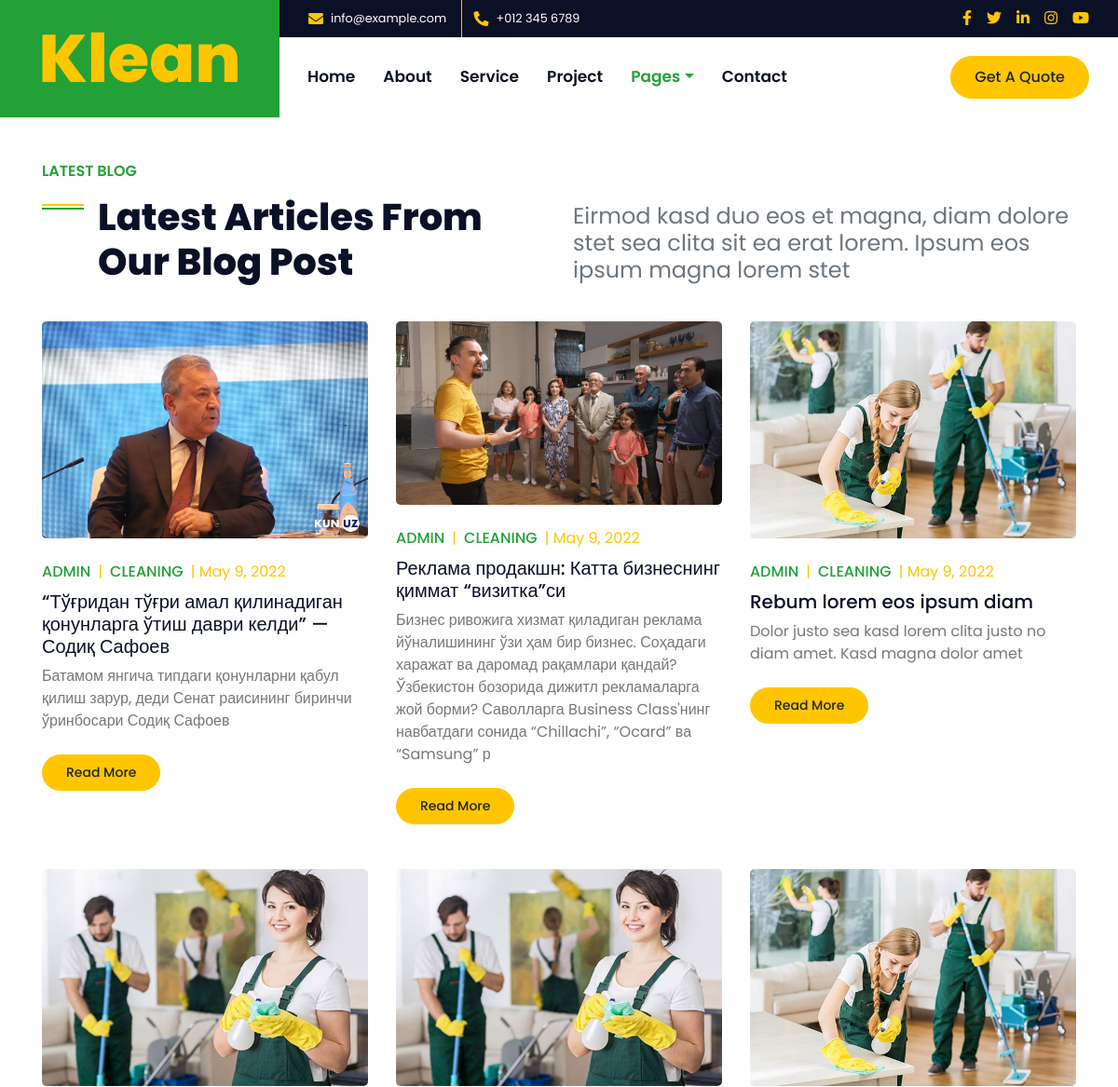
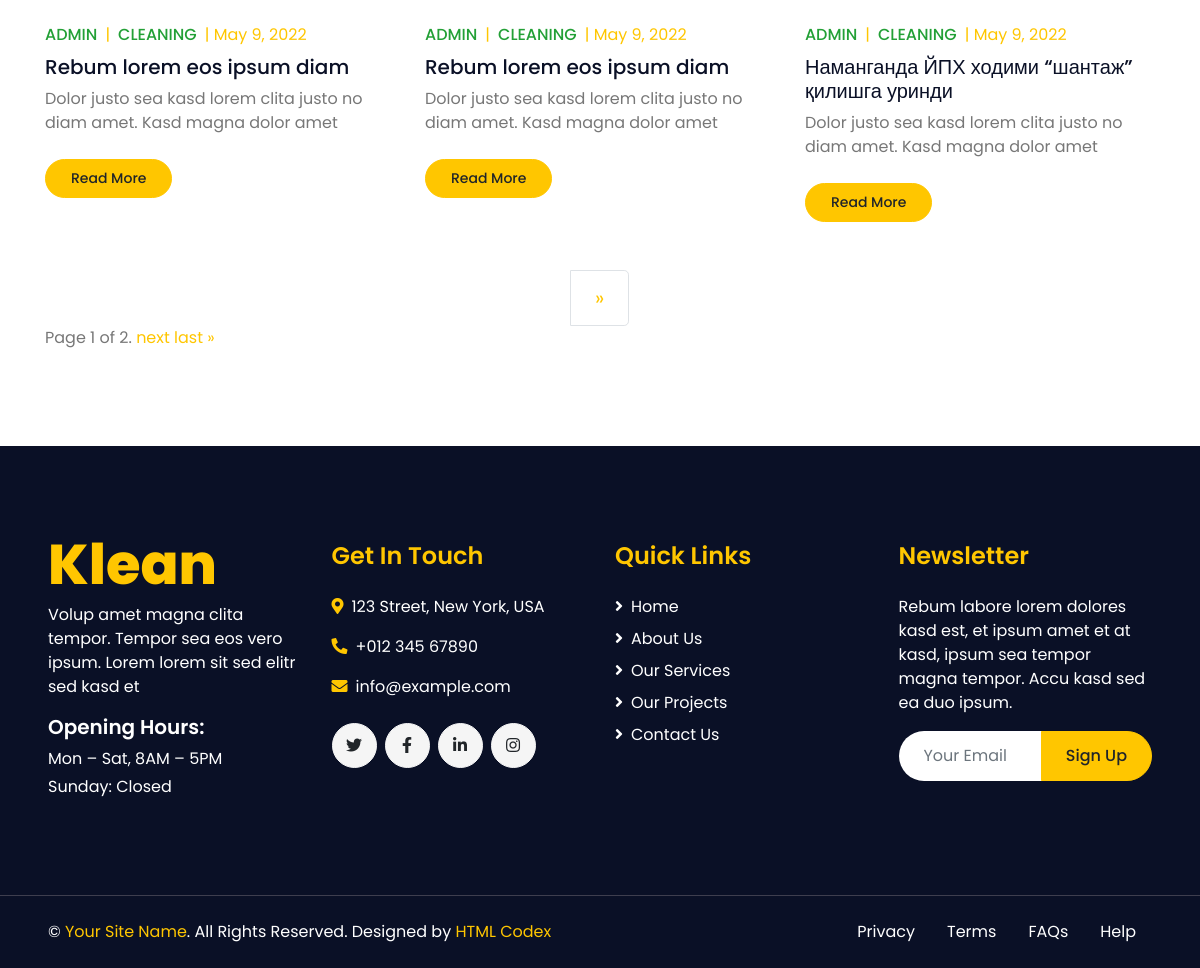
Screenshot of /blog/ with the database file from the repository (2 pictures, top to bottom).
### postapp/models.py (models this page shows, shortened)
class Post(models.Model):
    cat_id = models.ForeignKey(Categorya, on_delete=models.SET_NULL, null=True)
    theme = models.CharField(max_length=100, null=True)
    shortText = models.CharField(max_length=255, null=True)
    text = models.TextField(null=True)
    img = models.ImageField(null=True)
    date = models.DateField(null=True)
    view_count = models.IntegerField(default=0, null=True)
    @property
    def get_image(self):
        try:
            return self.img.url
        except:
            return ''

### postapp/views.py (the view)
# urls.py: 2. Add a URL to urlpatterns:  path('blog/', include('blog.urls'))
def blog(req):
    posts = Post.objects.all()
    paginator = Paginator(posts, 6)  # Show 25 contacts per page.
    page_number = req.GET.get('page')
    page_obj = paginator.get_page(page_number)
    return render(req, 'blog.html',
                  context={
                      'posts':page_obj
                  }
                  )

### template/blog.html (shortened to what this page needs)
{% extends 'base.html' %}
{% load static %}
{% block content %}
    <div class="container-fluid py-5">
        <div class="container">
            <div class="row align-items-end mb-4">
                <div class="col-lg-6">
                    <h6 class="text-secondary font-weight-semi-bold text-uppercase mb-3">Latest Blog</h6>
                    <h1 class="section-title mb-3">Latest Articles From Our Blog Post</h1>
                </div>
                <div class="col-lg-6">
                    <h4 class="font-weight-normal text-muted mb-3">Eirmod kasd duo eos et magna, diam dolore stet sea clita sit ea erat lorem. Ipsum eos ipsum magna lorem stet</h4>
                </div>
            </div>
            <div class="row">
                {% for post in posts %}
                <div class="col-lg-4 col-md-6 mb-5">
                    <div class="position-relative mb-4">
                        <img class="img-fluid rounded w-100" src="{{ post.get_image }}" alt="{{ post.theme }}">
                    </div>
                    <div class="d-flex mb-2">
                        <a class="text-secondary text-uppercase font-weight-medium" href="">Admin</a>
                        <span class="text-primary px-2">|</span>
                        <a class="text-secondary text-uppercase font-weight-medium" href="">Cleaning</a>
                         <span class="text-primary px-2">| {{ post.date }}</span>
                    </div>
                    <h5 class="font-weight-medium mb-2">{{ post.theme }}</h5>
                    <p class="mb-4">{{ post.shortText }}</p>
                    <a class="btn btn-sm btn-primary py-2" href="{% url 'blog_detail' post.id %}">Read More</a>
                </div>
                {% endfor %}
                <div class="col-12">
                    <nav aria-label="Page navigation">
                      <ul class="pagination pagination-lg justify-content-center mb-0">
                        <li class="page-item">
                             {% if posts.has_next %}
                          <a class="page-link" href="?page={{ posts.next_page_number }}" aria-label="Next">
                            <span aria-hidden="true">&raquo;</span>
                          </a>
                              {% endif %}
                        </li>
                      </ul>
                    </nav>
                        <div class="pagination">
                                <span class="step-links">
                                    <span class="current">
                                        Page {{ posts.number }} of {{ posts.paginator.num_pages }}.
                                    </span>
                                    {% if posts.has_next %}
                                        <a href="?page={{ posts.next_page_number }}">next</a>
                                        <a href="?page={{ posts.paginator.num_pages }}">last &raquo;</a>
                                    {% endif %}
                                </span>
                            </div>
                </div>
            </div>
        </div>
    </div>
{% endblock content %}

### rows the page displays
Post: get_image (picture), date "May 9, 2022", theme "“Тўғридан тўғри амал қилинадиган қонунларга ўтиш даври келди” — Содиқ Сафоев", shortText "Батамом янгича типдаги қонунларни қабул қилиш зарур, деди Сенат раисининг биринчи ўринбосари Содиқ Сафоев"
Post: get_image (picture), date "May 9, 2022", theme "Реклама продакшн: Катта бизнеснинг қиммат “визитка”си", shortText "Бизнес ривожига хизмат қиладиган реклама йўналишининг ўзи ҳам бир бизнес. Соҳадаги харажат ва даромад рақамлари қандай? Ўзбекистон бозорида дижитл рекламаларга жой борми? Саволларга Business Class'нинг навбатдаги сонида “Chillachi”, “Ocard” ва “Samsung” р"
Post: get_image (picture), date "May 9, 2022", theme "Rebum lorem eos ipsum diam", shortText "Dolor justo sea kasd lorem clita justo no diam amet. Kasd magna dolor amet"
Post: get_image (picture), date "May 9, 2022", theme "Rebum lorem eos ipsum diam", shortText "Dolor justo sea kasd lorem clita justo no diam amet. Kasd magna dolor amet"
Post: get_image (picture), date "May 9, 2022", theme "Rebum lorem eos ipsum diam", shortText "Dolor justo sea kasd lorem clita justo no diam amet. Kasd magna dolor amet"
Post: get_image (picture), date "May 9, 2022", theme "Наманганда ЙПХ ходими “шантаж” қилишга уринди", shortText "Dolor justo sea kasd lorem clita justo no diam amet. Kasd magna dolor amet"

### other values shown
{{ posts.number }} "1"
{{ posts.paginator.num_pages }} "2"
